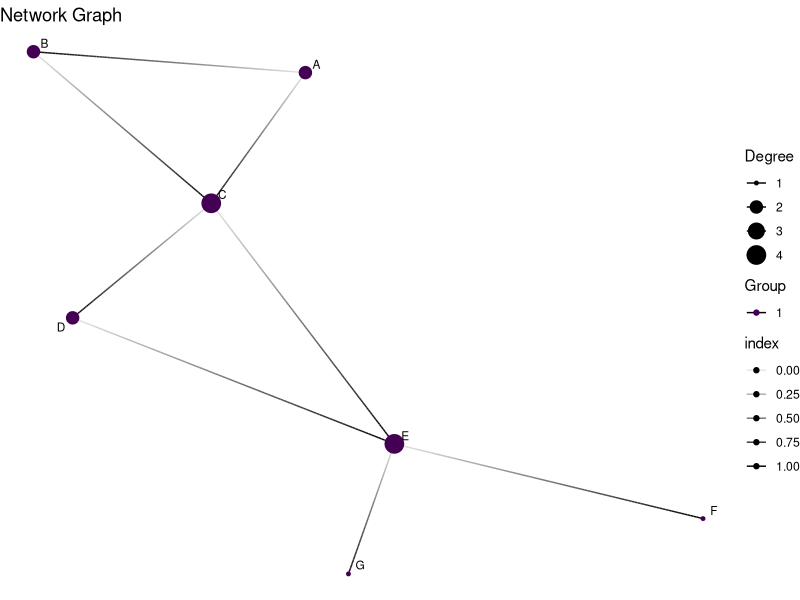

Generate this figure with R: (Note: this script raises an error after producing the figure.)
# -------------------------------
# Required Libraries
# -------------------------------
library(igraph)
library(dplyr)
library(ggplot2)
library(ggraph)
library(tidygraph)
library(scales)     # For trans_breaks
library(viridis)    # For viridis color scales
library(testthat)   # For UAT tests

# -------------------------------
# Helper Function: Compute Subgraph Centrality
# -------------------------------
# Computes the subgraph centrality for each vertex using the spectral formula:
# SC(v) = sum_j [ (v_j(v))^2 * exp(lambda_j) ]
compute_subgraph_centrality <- function(graph) {
  if (vcount(graph) == 0) {
    stop("Graph has no vertices.")
  }
  # Work on an undirected version for subgraph centrality.
  ug <- if (is_directed(graph)) as.undirected(graph, mode = "collapse") else graph
  A <- as.matrix(as_adjacency_matrix(ug))
  ev <- eigen(A)
  # Compute subgraph centrality: sum((eigenvector^2) * exp(eigenvalue))
  sc <- rowSums((ev$vectors^2) * rep(exp(ev$values), each = nrow(ev$vectors)))
  names(sc) <- V(ug)$name
  return(sc)
}

# -------------------------------
# 1. create_graph: Prepare Data (Data Frame to Network Graph)
# -------------------------------
#' Create a Graph from a Data Frame
#'
#' @param df A data frame with at least two columns representing the edges.
#' @param from_col The name of the column representing the source nodes.
#' @param to_col The name of the column representing the target nodes.
#' @param directed Logical. If TRUE, the graph is directed. Default is FALSE.
#' @param weight_col Optional. Name of the column representing edge weights.
#'
#' @return An igraph graph object with a vertex attribute "group" (connected components).
create_graph <- function(df, from_col, to_col, directed = FALSE, weight_col = NULL) {
  if (!is.data.frame(df)) {
    stop("Input 'df' must be a data frame.")
  }
  if (!(from_col %in% colnames(df)) || !(to_col %in% colnames(df))) {
    stop("Both 'from_col' and 'to_col' must be present in the data frame.")
  }
  if (ncol(df) < 2) {
    stop("Data frame must have at least two columns.")
  }
  
  # Remove duplicates and rows with missing values
  df <- df %>% distinct() %>% na.omit()
  
  # Build edges data frame
  edges <- df %>%
    select(!!from_col, !!to_col) %>%
    rename(from = !!from_col, to = !!to_col)
  
  # Include any additional columns as edge attributes
  extra_cols <- setdiff(names(df), c(from_col, to_col))
  if (length(extra_cols) > 0) {
    edges <- bind_cols(edges, df[extra_cols])
  }
  
  g <- graph_from_data_frame(edges, directed = directed)
  
  # Set weights if specified and available
  if (!is.null(weight_col)) {
    if (!(weight_col %in% names(df))) {
      stop("Specified 'weight_col' not found in the data frame.")
    }
    E(g)$weight <- df[[weight_col]]
  }
  
  # Compute connected components and assign membership as vertex attribute "group"
  comps <- components(g)
  g <- set_vertex_attr(g, "group", value = comps$membership)
  
  return(g)
}

# -------------------------------
# 2. group_summary: Descriptive Group Information
# -------------------------------
#' Generate a Summary of Graph Groups
#'
#' @param graph An igraph graph object.
#' @param verbose Logical. If TRUE, prints summary to the console.
#'
#' @return A list with:
#'   - num_groups: number of groups,
#'   - group_sizes: sizes of each group,
#'   - group_list: list of vertex names per group.
group_summary <- function(graph, verbose = TRUE) {
  if (!inherits(graph, "igraph") || vcount(graph) < 1) {
    stop("Invalid or empty graph provided.")
  }
  
  if (is.null(V(graph)$group)) {
    warning("Graph vertices have no 'group' attribute. Using components() to compute groups.")
    comps <- components(graph)
    graph <- set_vertex_attr(graph, "group", value = comps$membership)
  }
  
  groups <- split(V(graph)$name, V(graph)$group)
  sizes <- sapply(groups, length)
  num <- length(groups)
  
  if (verbose) {
    cat("Number of groups:", num, "\n")
    cat("Group sizes:", sizes, "\n")
    cat("Group members:\n")
    for (i in seq_along(groups)) {
      cat("  Group", names(groups)[i], ":", paste(groups[[i]], collapse = ", "), "\n")
    }
  }
  
  return(list(num_groups = num, group_sizes = sizes, group_list = groups))
}

# -------------------------------
# 3. plot_graph: Plot a Network Graph
# -------------------------------
#' Plot a Network Graph using ggraph
#'
#' @param graph An igraph graph object.
#' @param title Title of the plot.
#' @param layout Layout algorithm (default "fr" for Fruchterman-Reingold).
#' @param node_extra Optional additional aesthetics for nodes (a named list).
#' @param edge_extra Optional additional aesthetics for edges (a named list).
#'
#' @return A ggplot object.
plot_graph <- function(graph, title = "Network Graph", layout = "fr",
                       node_extra = NULL, edge_extra = NULL) {
  if (!inherits(graph, "igraph") || vcount(graph) < 1) {
    stop("Invalid or empty graph provided.")
  }
  
  # Convert to a tidygraph object for plotting
  tg <- as_tbl_graph(graph)
  
  # Base plot; the tidygraph object provides edge and node data already.
  p <- ggraph(tg, layout = layout) +
    geom_edge_link(aes(edge_alpha = after_stat(index)),
                   show.legend = TRUE) +
    geom_node_point(aes(size = centrality_degree(), color = as.factor(group)),
                    show.legend = TRUE) +
    geom_node_text(aes(label = name), repel = TRUE, size = 3) +
    scale_color_viridis_d() +
    theme_void() +
    labs(title = title, color = "Group", size = "Degree")
  
  # Add additional aesthetics if provided
  if (!is.null(node_extra) && is.list(node_extra)) {
    p <- p + geom_node_point(mapping = do.call(aes, node_extra), show.legend = FALSE)
  }
  if (!is.null(edge_extra) && is.list(edge_extra)) {
    p <- p + geom_edge_link(mapping = do.call(aes, edge_extra), show.legend = FALSE)
  }
  
  return(p)
}

# -------------------------------
# 4. plot_degree_distribution: Plot Degree Distribution
# -------------------------------
#' Plot the Degree Distribution of a Graph
#'
#' @param graph An igraph graph object.
#' @param title Title for the plot.
#' @param x_trans Transformation for the x-axis (e.g., "log10").
#' @param y_trans Transformation for the y-axis (e.g., "log10").
#' @param ccdf Logical. If TRUE, plot the complementary cumulative distribution.
#'
#' @return A ggplot object.
plot_degree_distribution <- function(graph, title = "Degree Distribution",
                                     x_trans = "log10", y_trans = "log10", ccdf = FALSE) {
  if (!inherits(graph, "igraph") || vcount(graph) < 1) {
    stop("Invalid or empty graph provided.")
  }
  
  d_vals <- degree(graph)
  df_deg <- as.data.frame(table(d_vals))
  names(df_deg) <- c("degree", "frequency")
  df_deg$degree <- as.numeric(as.character(df_deg$degree))
  
  if (ccdf) {
    df_deg <- df_deg[order(df_deg$degree), ]
    df_deg$frequency <- rev(cumsum(rev(df_deg$frequency)))
  }
  
  p <- ggplot(df_deg, aes(x = degree, y = frequency)) +
    geom_point() +
    geom_line(group = 1) +
    scale_x_continuous(trans = x_trans, breaks = trans_breaks(x_trans, function(x) 10^x)) +
    scale_y_continuous(trans = y_trans, breaks = trans_breaks(y_trans, function(x) 10^x)) +
    labs(title = title, x = "Degree", y = "Frequency") +
    theme_minimal()
  
  return(p)
}

# -------------------------------
# 5. compare_graphs: Compare Multiple Graphs
# -------------------------------
#' Compare Multiple Graphs
#'
#' @param ... A variable number of igraph graph objects.
#'
#' @return A list containing:
#'   - summaries: List of group summaries,
#'   - modularities: Modularities computed using the vertex "group" attribute,
#'   - avg_path_lengths: Average path lengths,
#'   - group_overlaps: A list of overlaps (intersection of vertex names) for each group index.
compare_graphs <- function(...) {
  graphs <- list(...)
  n_graphs <- length(graphs)
  if (n_graphs < 1) {
    stop("At least one graph must be provided.")
  }
  if (any(sapply(graphs, function(g) !inherits(g, "igraph") || vcount(g) < 1))) {
    stop("One or more provided graphs are invalid or empty.")
  }
  
  summaries <- vector("list", n_graphs)
  modularities <- numeric(n_graphs)
  avg_path_lengths <- numeric(n_graphs)
  
  for (i in seq_along(graphs)) {
    cat("\n--- Graph", i, "---\n")
    summaries[[i]] <- group_summary(graphs[[i]], verbose = TRUE)
    modularities[i] <- modularity(graphs[[i]], membership = V(graphs[[i]])$group)
    avg_path_lengths[i] <- mean_distance(graphs[[i]], directed = is_directed(graphs[[i]]))
    cat("Modularity:", modularities[i], "\n")
    cat("Average path length:", avg_path_lengths[i], "\n")
  }
  
  max_groups <- max(sapply(summaries, function(x) length(x$group_list)))
  group_overlaps <- list()
  cat("\n--- Group Overlaps ---\n")
  for (i in seq_len(max_groups)) {
    group_members <- lapply(summaries, function(x) {
      if (length(x$group_list) >= i) x$group_list[[i]] else character(0)
    })
    overlap <- Reduce(intersect, group_members)
    group_overlaps[[paste0("group_", i)]] <- overlap
    cat("Overlap for group", i, ":", paste(overlap, collapse = ", "), "\n")
  }
  
  return(list(summaries = summaries,
              modularities = modularities,
              avg_path_lengths = avg_path_lengths,
              group_overlaps = group_overlaps))
}

# -------------------------------
# 6. network_overlap: Calculate Overlap Between Two Graphs
# -------------------------------
#' Compute Overlap Between Two Graphs
#'
#' @param graph1 An igraph graph object.
#' @param graph2 An igraph graph object.
#'
#' @return A list with:
#'   - common_nodes: Names of nodes present in both graphs.
#'   - common_edges: The graph representing the intersection of edges.
#'   - num_common_nodes: Count of common nodes.
#'   - num_common_edges: Count of common edges.
network_overlap <- function(graph1, graph2) {
  if (!inherits(graph1, "igraph") || !inherits(graph2, "igraph") ||
      vcount(graph1) < 1 || vcount(graph2) < 1) {
    stop("Both graphs must be valid and non-empty.")
  }
  
  common_nodes <- intersect(V(graph1)$name, V(graph2)$name)
  common_edges <- intersection(graph1, graph2, byname = TRUE)
  
  result <- list(
    common_nodes = common_nodes,
    common_edges = common_edges,
    num_common_nodes = length(common_nodes),
    num_common_edges = ecount(common_edges)
  )
  return(result)
}

# -------------------------------
# 7. network_metrics: Calculate Centrality Measures and Other KPIs
# -------------------------------
#' Calculate Network Metrics
#'
#' Computes various centrality measures and network metrics including:
#'   - Degree, closeness, betweenness, eigenvector, and subgraph centrality.
#'   - Clustering coefficient.
#'   - Small worldness (sigma = (C/Crand) / (L/Lrand)).
#'   - Coreness.
#'
#' @param graph An igraph graph object.
#' @param normalize Logical. If TRUE, betweenness and eigenvector centralities are normalized.
#'
#' @return A data frame with metrics for each vertex.
network_metrics <- function(graph, normalize = TRUE) {
  if (!inherits(graph, "igraph") || vcount(graph) < 1) {
    stop("Invalid or empty graph provided.")
  }
  
  n <- vcount(graph)
  
  # Centrality Measures
  degree_cent <- degree(graph) / (n - 1)
  closeness_cent <- closeness(graph)
  betweenness_cent <- betweenness(graph, normalized = normalize)
  eigen_cent <- eigen_centrality(graph, scale = normalize)$vector
  subgraph_cent <- compute_subgraph_centrality(graph)
  
  # Clustering Coefficient (global)
  clust_coeff <- transitivity(if (is_directed(graph)) as.undirected(graph, mode = "collapse") else graph, type = "global")
  
  # Small Worldness:
  p_est <- mean(degree(graph)) / (n - 1)
  rand_graph <- sample_gnp(n, p = p_est, directed = FALSE)
  C <- clust_coeff
  C_rand <- transitivity(rand_graph, type = "global")
  L <- mean_distance(graph, directed = FALSE)
  L_rand <- mean_distance(rand_graph, directed = FALSE)
  
  if (C_rand == 0 || L_rand == 0 || !is.finite(L) || !is.finite(L_rand)) {
    small_world <- NA
  } else {
    small_world <- (C / C_rand) / (L / L_rand)
  }
  
  coreness_val <- coreness(graph)
  
  metrics_df <- data.frame(
    name = V(graph)$name,
    group = V(graph)$group,
    degree_centrality = degree_cent,
    closeness_centrality = closeness_cent,
    betweenness_centrality = betweenness_cent,
    eigenvector_centrality = eigen_cent,
    subgraph_centrality = subgraph_cent,
    clustering_coefficient = clust_coeff,
    small_worldness = small_world,
    coreness = coreness_val,
    stringsAsFactors = FALSE
  )
  
  return(metrics_df)
}

# -------------------------------
# 8. save_graph: Save a Network Graph to File
# -------------------------------
#' Save a Network Graph Plot to File
#'
#' @param graph An igraph graph object.
#' @param file_name File name (with or without extension).
#' @param format Format of the output file (one of "pdf", "png", "jpeg", "tiff", "bmp"). Default is "pdf".
#'
#' @return (Invisible) NULL. The file is saved to disk.
save_graph <- function(graph, file_name, format = "pdf") {
  if (!inherits(graph, "igraph") || vcount(graph) < 1) {
    stop("Invalid or empty graph provided; nothing to save.")
  }
  fmt <- tolower(format)
  if (!(fmt %in% c("pdf", "png", "jpeg", "tiff", "bmp"))) {
    stop("Unsupported file format. Supported formats: pdf, png, jpeg, tiff, bmp.")
  }
  
  # Create the plot using the updated plot_graph() function.
  p <- plot_graph(graph)
  
  # Ensure the file name has the proper extension
  ext <- tools::file_ext(file_name)
  if (ext == "") {
    file_name <- paste0(file_name, ".", fmt)
  }
  
  # Suppress messages from ggsave so that expect_silent() passes
  suppressMessages(ggsave(filename = file_name, plot = p, device = fmt, dpi = 300))
  invisible(NULL)
}

# -------------------------------
# User Acceptance Testing (UAT) using testthat
# -------------------------------
cat("\n================== Running UAT ==================\n")

# Create a synthetic data frame for testing
test_df <- data.frame(
  source = c("A", "A", "B", "C", "C", "D", "E", "E"),
  target = c("B", "C", "C", "D", "E", "E", "F", "G"),
  weight = c(1, 5, 3, 4, 2, 1, 3, 6),
  stringsAsFactors = FALSE
)

test_that("create_graph works correctly", {
  # Valid graph creation
  g <- create_graph(test_df, from_col = "source", to_col = "target", directed = FALSE, weight_col = "weight")
  expect_true(inherits(g, "igraph"))
  expect_true(vcount(g) > 0)
  expect_true(!is.null(V(g)$group))
  
  # Data frame missing required columns
  expect_error(create_graph(test_df, from_col = "foo", to_col = "target"))
  
  # Data frame with duplicates should still create a graph
  df_dup <- rbind(test_df, test_df[1, ])
  g2 <- create_graph(df_dup, from_col = "source", to_col = "target")
  expect_true(vcount(g2) > 0)
})

test_that("group_summary works correctly", {
  g <- create_graph(test_df, from_col = "source", to_col = "target")
  summary_info <- group_summary(g, verbose = FALSE)
  expect_true(is.list(summary_info))
  expect_true("num_groups" %in% names(summary_info))
  
  # Passing an empty graph should error
  g_empty <- make_empty_graph()
  expect_error(group_summary(g_empty))
})

test_that("plot_graph returns a ggplot object", {
  g <- create_graph(test_df, from_col = "source", to_col = "target")
  p <- plot_graph(g, title = "Test Network")
  expect_true(inherits(p, "ggplot"))
  
  # Test additional aesthetics layers (using a named list)
  p2 <- plot_graph(g, node_extra = list(fill = "red", shape = 21),
                   edge_extra = list(color = "gray", alpha = 0.5))
  expect_true(inherits(p2, "ggplot"))
})

test_that("plot_degree_distribution returns a ggplot object", {
  g <- create_graph(test_df, from_col = "source", to_col = "target")
  p <- plot_degree_distribution(g, ccdf = FALSE)
  expect_true(inherits(p, "ggplot"))
  p_ccdf <- plot_degree_distribution(g, ccdf = TRUE)
  expect_true(inherits(p_ccdf, "ggplot"))
})

test_that("compare_graphs works correctly", {
  g1 <- create_graph(test_df, from_col = "source", to_col = "target")
  # Create a second graph with a slight change
  test_df2 <- data.frame(
    source = c("A", "A", "B", "C", "C", "D", "E", "F"),
    target = c("B", "C", "C", "D", "E", "E", "F", "B"),
    weight = c(2, 6, 6, 1, 2, 2, 4, 1),
    stringsAsFactors = FALSE
  )
  g2 <- create_graph(test_df2, from_col = "source", to_col = "target")
  
  comp <- compare_graphs(g1, g2)
  expect_true(is.list(comp))
  expect_true("modularities" %in% names(comp))
  
  # Passing a NULL graph should error
  expect_error(compare_graphs(g1, NULL))
})

test_that("network_overlap works correctly", {
  g1 <- create_graph(test_df, from_col = "source", to_col = "target")
  test_df2 <- data.frame(
    source = c("A", "B", "E"),
    target = c("B", "C", "F"),
    weight = c(1, 2, 3),
    stringsAsFactors = FALSE
  )
  g2 <- create_graph(test_df2, from_col = "source", to_col = "target")
  overlap <- network_overlap(g1, g2)
  expect_true(is.list(overlap))
  expect_true(overlap$num_common_nodes >= 0)
  
  # Passing an empty graph should error
  g_empty <- make_empty_graph()
  expect_error(network_overlap(g1, g_empty))
})

test_that("network_metrics works correctly", {
  g <- create_graph(test_df, from_col = "source", to_col = "target")
  metrics <- network_metrics(g, normalize = TRUE)
  expect_true(is.data.frame(metrics))
  expect_equal(nrow(metrics), vcount(g))
  
  # For an empty graph, expect an error
  g_empty <- make_empty_graph()
  expect_error(network_metrics(g_empty))
})

test_that("save_graph works correctly", {
  g <- create_graph(test_df, from_col = "source", to_col = "target")
  temp_file <- tempfile(fileext = ".pdf")
  expect_silent(save_graph(g, file_name = temp_file, format = "pdf"))
  expect_true(file.exists(temp_file))
  unlink(temp_file)  # Clean up
  
  # Unsupported format should error
  expect_error(save_graph(g, file_name = "test_graph.xyz", format = "xyz"))
  
  # Empty graph should error
  g_empty <- make_empty_graph()
  expect_error(save_graph(g_empty, file_name = "dummy.pdf"))
})

cat("\n================== All UAT tests passed ==================\n")
